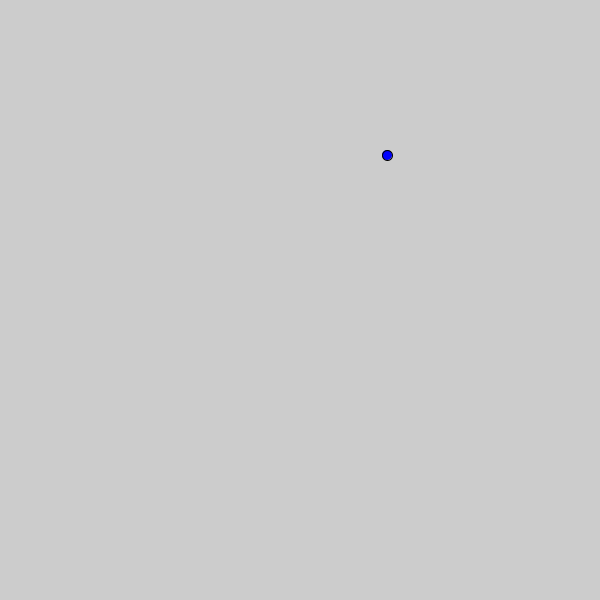
Frame 1 (no input)
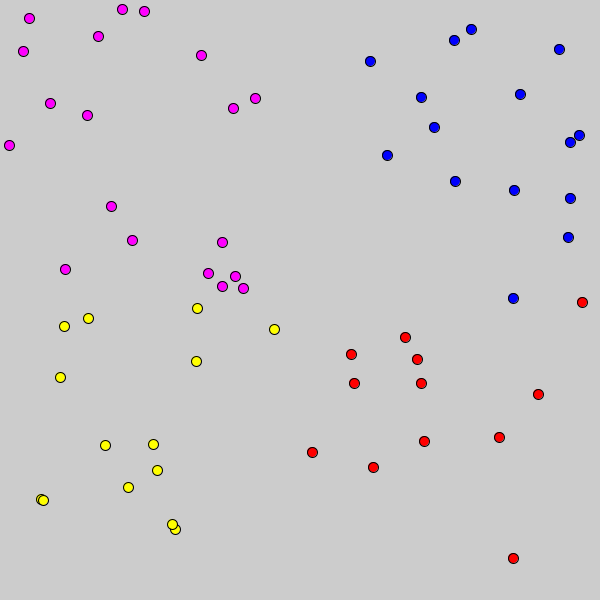
Frame 60 (the mouse pressed at the canvas centre just before this capture)
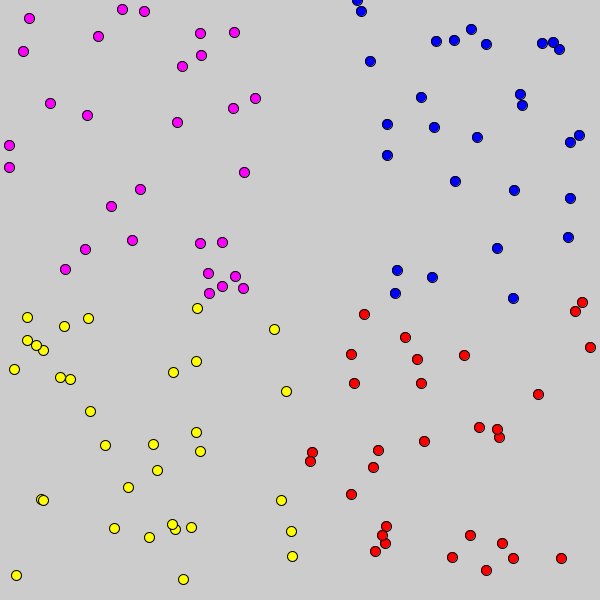
Frame 120 (the mouse held since frame 60 and released just before this capture)

The Processing sketch that drew these frames (run headless with seeded random() and noise(); from frame 60 on, the mouse is pressed at the canvas centre):

// Processing sketch: Random_quandrants
// ── Random_quandrants.pde
int x;
int y;

void setup() {
  size(600, 600);
}
void draw() {
  //frameRate(5);
  x = (int) random(600);
  y = (int) random(600);
  
  if (x >= 300 && y >= 300) {
    fill(255, 0, 0);
    circle(x, y, 10);
  }
  else if (x < 300 && y > 300) {
     fill(255, 255, 0);
    circle(x, y, 10);
  }
  else if (x >= 301 && y <= 300) {
     fill(0, 0, 255);
    circle(x, y, 10);
  }
  else {
     fill(255, 0, 255);
    circle(x, y, 10);
  }
}
